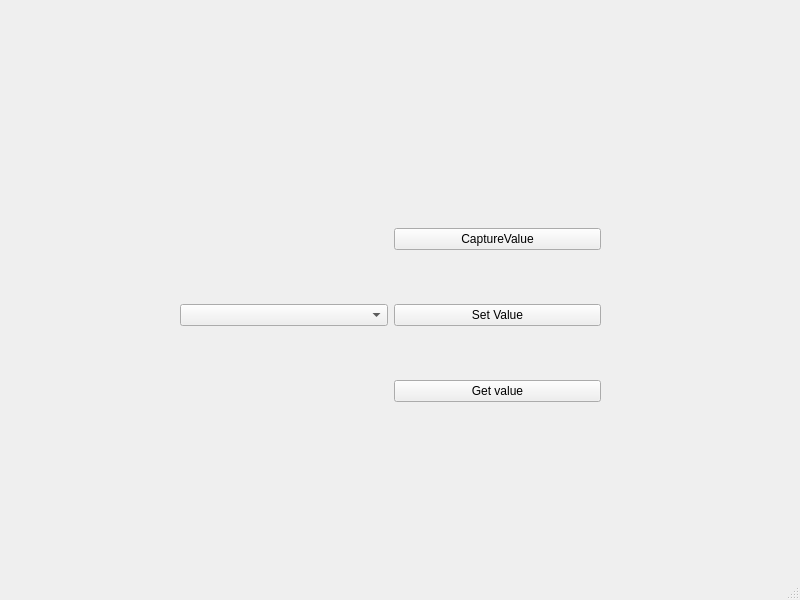
<?xml version="1.0" encoding="UTF-8"?>
<ui version="4.0">
 <class>widget</class>
 <widget class="QMainWindow" name="widget">
  <property name="geometry">
   <rect>
    <x>0</x>
    <y>0</y>
    <width>800</width>
    <height>600</height>
   </rect>
  </property>
  <property name="windowTitle">
   <string>widget</string>
  </property>
  <widget class="QWidget" name="centralwidget">
   <widget class="QWidget" name="">
    <property name="geometry">
     <rect>
      <x>180</x>
      <y>180</y>
      <width>421</width>
      <height>271</height>
     </rect>
    </property>
    <layout class="QHBoxLayout" name="horizontalLayout">
     <item>
      <widget class="QComboBox" name="comboBox"/>
     </item>
     <item>
      <layout class="QVBoxLayout" name="verticalLayout">
       <item>
        <widget class="QPushButton" name="CaptureValuespushButton">
         <property name="text">
          <string>CaptureValue</string>
         </property>
        </widget>
       </item>
       <item>
        <widget class="QPushButton" name="SetValuespushButton">
         <property name="text">
          <string>Set Value</string>
         </property>
        </widget>
       </item>
       <item>
        <widget class="QPushButton" name="GetValuespushButton">
         <property name="text">
          <string>Get value</string>
         </property>
        </widget>
       </item>
      </layout>
     </item>
    </layout>
   </widget>
  </widget>
  <widget class="QMenuBar" name="menubar">
   <property name="geometry">
    <rect>
     <x>0</x>
     <y>0</y>
     <width>800</width>
     <height>21</height>
    </rect>
   </property>
  </widget>
  <widget class="QStatusBar" name="statusbar"/>
 </widget>
 <resources/>
 <connections/>
</ui>
